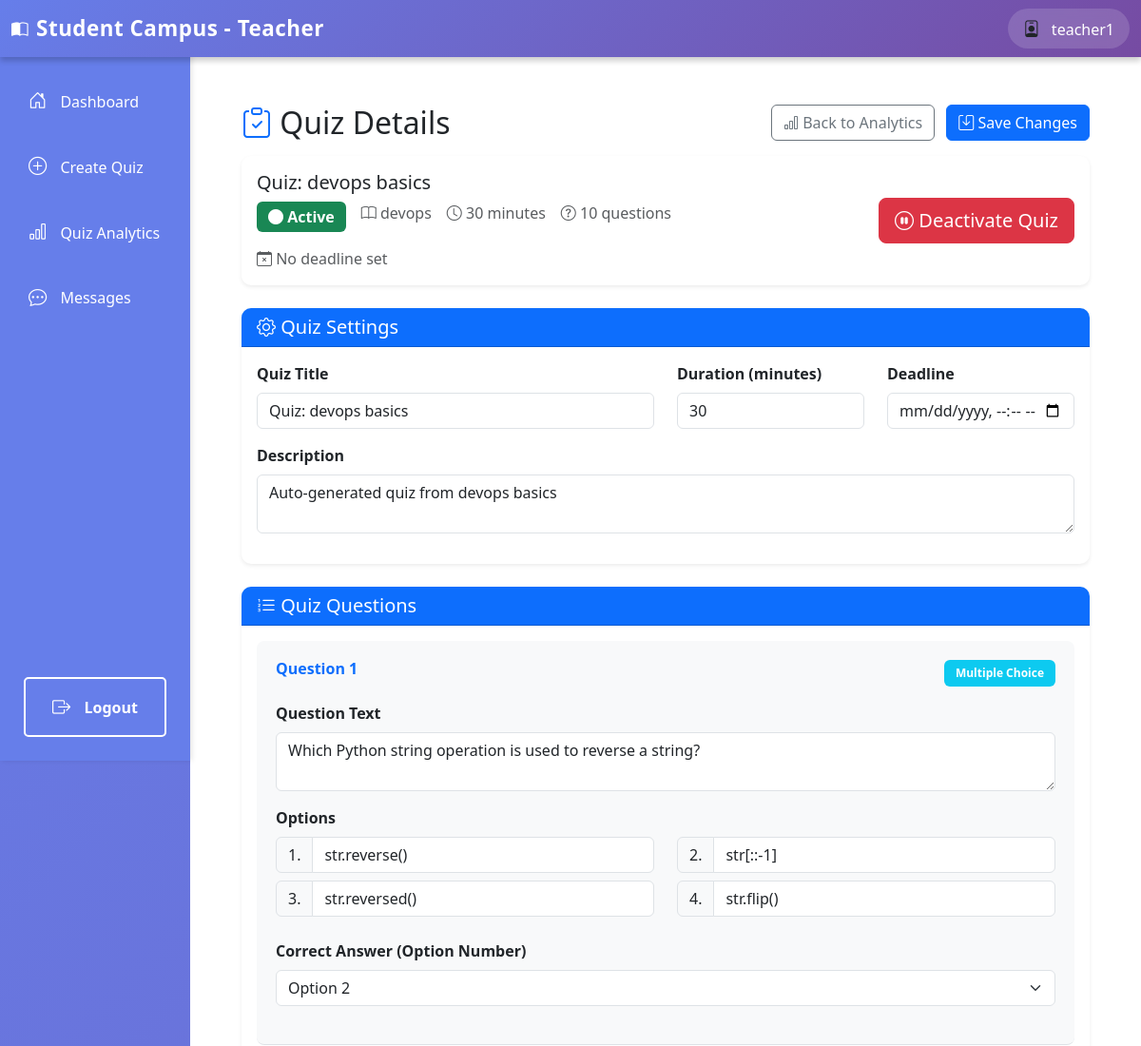
Before: /teacher/quiz/7/ (signed in, upper part) with the older database file.
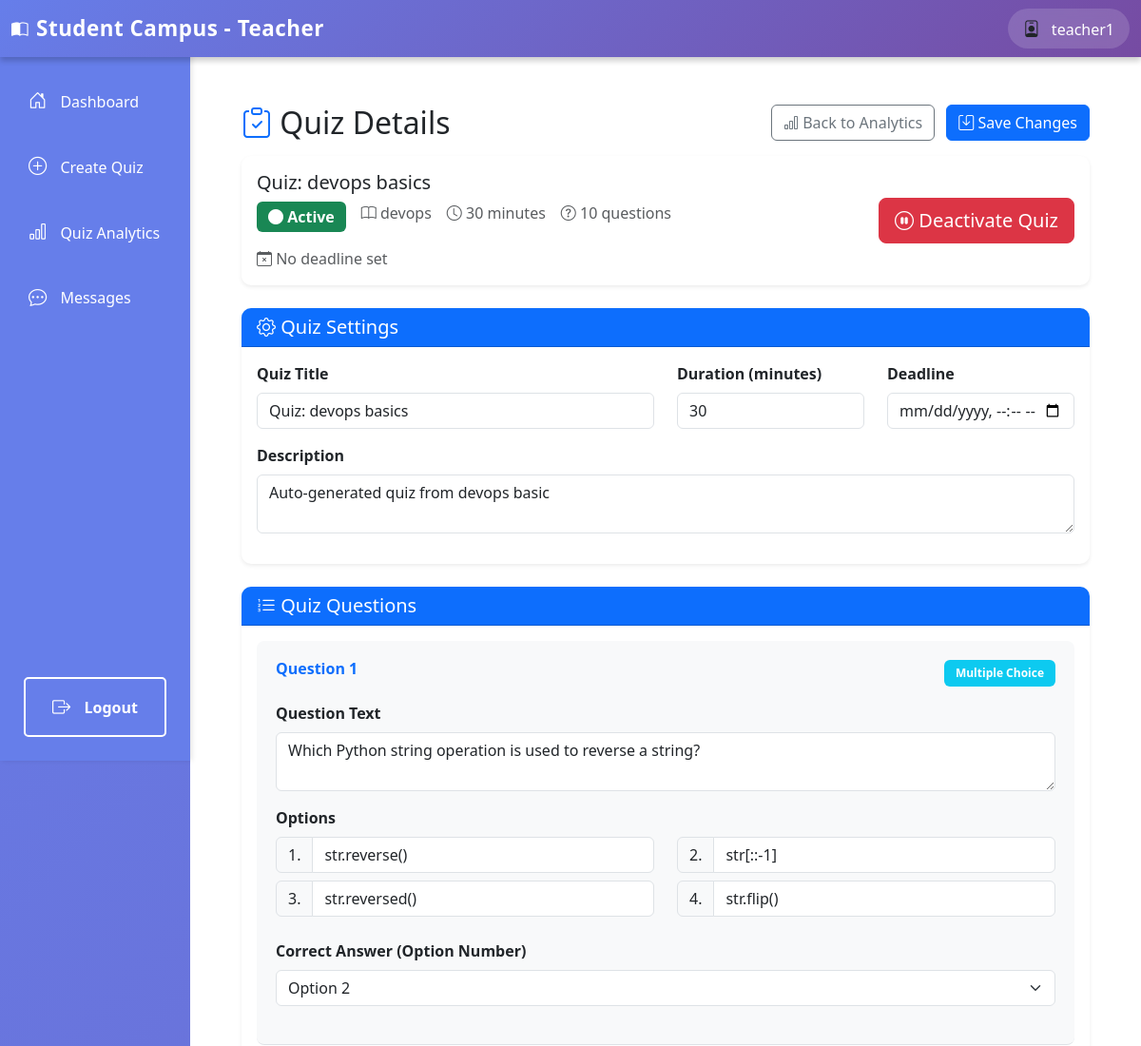
After: the same page with the newer database file.
### teachers/models.py (models this page shows, shortened)
class Quiz(models.Model):
    title = models.CharField(max_length=200)
    subject = models.ForeignKey(Subject, on_delete=models.CASCADE, related_name='quizzes')
    pdf_note = models.ForeignKey(PDFNote, on_delete=models.CASCADE, related_name='quizzes', null=True)
    description = models.TextField(blank=True)
    duration = models.IntegerField(help_text="Duration in minutes", default=30)
    num_questions = models.IntegerField(default=10)
    topics = models.TextField(blank=True, help_text="Comma-separated topics (optional)")
    difficulty = models.CharField(max_length=20, choices=[('easy', 'Easy'), ('medium', 'Medium'), ('hard', 'Hard')], default='medium')
    created_by = models.ForeignKey(User, on_delete=models.CASCADE, related_name='created_quizzes')
    created_at = models.DateTimeField(auto_now_add=True)
    deadline = models.DateTimeField(null=True, blank=True, help_text="Quiz deadline")
    is_active = models.BooleanField(default=True)
    class Meta:
        ordering = ['-created_at']
        verbose_name_plural = "Quizzes"

class Subject(models.Model):
    name = models.CharField(max_length=200)
    description = models.TextField(blank=True)
    teacher = models.ForeignKey(User, on_delete=models.CASCADE, related_name='subjects')
    created_at = models.DateTimeField(auto_now_add=True)
    class Meta:
        ordering = ['name']

### teachers/views.py (the view, shortened to what this page needs)
# urls.py: path('quiz/<int:quiz_id>/', views.quiz_detail, name='quiz_detail'),
@login_required
def quiz_detail(request, quiz_id):
    if not request.user.is_teacher():
        return HttpResponseForbidden("You don't have permission to access this page.")
    quiz = get_object_or_404(Quiz, id=quiz_id, created_by=request.user)
    questions = quiz.questions.all().order_by('order')
    return render(request, 'teachers/quiz_detail.html', {
        'quiz': quiz,
        'questions': questions
    })

### authentication/models.py (called while the page is built)
    def is_teacher(self):
        return self.role == 'teacher'

### templates/teachers/quiz_detail.html (shortened to what the changed rows need)
{% extends 'teachers/base_teacher.html' %}
{% block teacher_content %}
<div class="container-fluid p-4">
    <div class="row mb-4">
        <div class="col-12">
            <div class="d-flex justify-content-between align-items-center mb-3">
                <h2 class="mb-0">
                    <i class="bi bi-clipboard-check text-primary"></i> Quiz Details
                </h2>
            </div>
            <div class="card mb-4 shadow-sm">
                <div class="card-body">
                    <div class="row align-items-center">
                        <div class="col-md-8">
                            <h5 class="mb-2">{{ quiz.title }}</h5>
                            <div class="d-flex gap-3 flex-wrap">
                                <span class="badge {% if quiz.is_active %}bg-success{% else %}bg-danger{% endif %} fs-6">
                                    <i class="bi bi-circle-fill"></i> {% if quiz.is_active %}Active{% else %}Inactive{% endif %}
                                </span>
                                <span class="text-muted">
                                    <i class="bi bi-book"></i> {{ quiz.subject.name }}
                                </span>
                                <span class="text-muted">
                                    <i class="bi bi-clock"></i> {{ quiz.duration }} minutes
                                </span>
                                <span class="text-muted">
                                    <i class="bi bi-question-circle"></i> {{ questions.count }} questions
                                </span>
                                {% if quiz.deadline %}
                                <span class="text-muted">
                                    <i class="bi bi-calendar-event"></i> Deadline: {{ quiz.deadline|date:"M d, Y g:i A" }}
                                </span>
                                {% else %}
                                <span class="text-muted">
                                    <i class="bi bi-calendar-x"></i> No deadline set
                                </span>
                                {% endif %}
                            </div>
                        </div>
                    </div>
                </div>
            </div>
            <form method="post" id="quizForm">
                <div class="card mb-4 shadow-sm">
                    <div class="card-body">
                        <div class="row">
                            <div class="col-md-6 mb-3">
                                <label for="title" class="form-label fw-bold">Quiz Title</label>
                                <input type="text" class="form-control" id="title" name="title" value="{{ quiz.title }}" required>
                            </div>
                            <div class="col-md-3 mb-3">
                                <label for="duration" class="form-label fw-bold">Duration (minutes)</label>
                                <input type="number" class="form-control" id="duration" name="duration" value="{{ quiz.duration }}" min="1" required>
                            </div>
                            <div class="col-md-3 mb-3">
                                <label for="deadline" class="form-label fw-bold">Deadline</label>
                                <input type="datetime-local" class="form-control" id="deadline" name="deadline"
                                    {% if quiz.deadline %}value="{{ quiz.deadline|date:'Y-m-d\TH:i' }}"{% endif %}>
                            </div>
                            <div class="col-12 mb-3">
                                <label for="description" class="form-label fw-bold">Description</label>
                                <textarea class="form-control" id="description" name="description" rows="2">{{ quiz.description }}</textarea>
                            </div>
                        </div>
                    </div>
                </div>
            </form>
        </div>
    </div>
</div>
{% endblock %}

Changed rows visible on the page:
changed Quiz "Quiz: devops basics": description "Auto-generated quiz from devops basics" → "Auto-generated quiz from devops basic"
